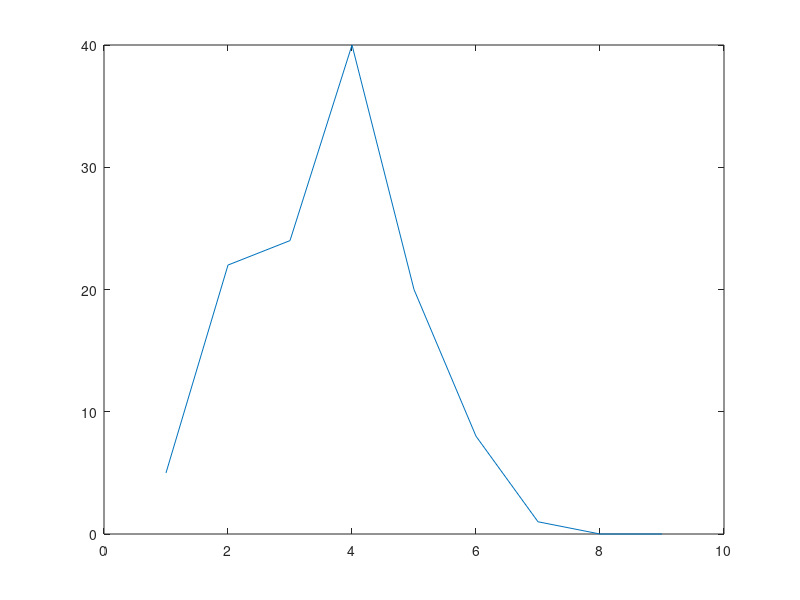

The MATLAB script that drew this image:
x_n = [1, 4, 3, 6, 1]
h_n = [5, 2, 1, 0, 0]

% Compute y(n) = x(n) * h(n) using 
% (i) Graphical method (Pen Paper)
% (ii) Short-cut method (Pen Paper)
% (iii) by converting convolution operation into a 
%       corresponding matrix representation using Toeplitz matrix 
% (iv) Matlab  function cov(x, h)
y_n = conv(x_n, h_n);
plot(y_n);
% (v) using FFT and IFFT
x_s = fft(x_n);
h_x = fft(y_n);

y_s = x_s .* h_n;
y_N = ifft(y_s);